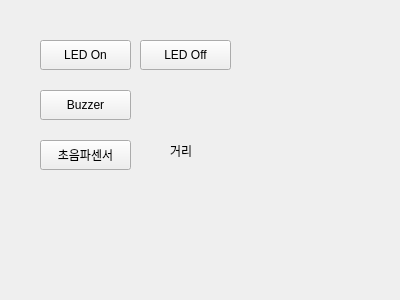
<?xml version="1.0" encoding="UTF-8"?>
<ui version="4.0">
 <class>Form</class>
 <widget class="QWidget" name="Form">
  <property name="geometry">
   <rect>
    <x>0</x>
    <y>0</y>
    <width>400</width>
    <height>300</height>
   </rect>
  </property>
  <property name="windowTitle">
   <string>Form</string>
  </property>
  <widget class="QPushButton" name="BtnOn">
   <property name="geometry">
    <rect>
     <x>40</x>
     <y>40</y>
     <width>91</width>
     <height>30</height>
    </rect>
   </property>
   <property name="text">
    <string>LED On</string>
   </property>
  </widget>
  <widget class="QPushButton" name="BtnOff">
   <property name="geometry">
    <rect>
     <x>140</x>
     <y>40</y>
     <width>91</width>
     <height>30</height>
    </rect>
   </property>
   <property name="text">
    <string>LED Off</string>
   </property>
  </widget>
  <widget class="QPushButton" name="BtnBuzzer">
   <property name="geometry">
    <rect>
     <x>40</x>
     <y>90</y>
     <width>91</width>
     <height>30</height>
    </rect>
   </property>
   <property name="text">
    <string>Buzzer</string>
   </property>
  </widget>
  <widget class="QPushButton" name="BtnUltraSonic">
   <property name="geometry">
    <rect>
     <x>40</x>
     <y>140</y>
     <width>91</width>
     <height>30</height>
    </rect>
   </property>
   <property name="text">
    <string>초음파센서</string>
   </property>
  </widget>
  <widget class="QLabel" name="LblDistance">
   <property name="geometry">
    <rect>
     <x>170</x>
     <y>140</y>
     <width>141</width>
     <height>22</height>
    </rect>
   </property>
   <property name="text">
    <string>거리</string>
   </property>
  </widget>
 </widget>
 <resources/>
 <connections/>
</ui>
